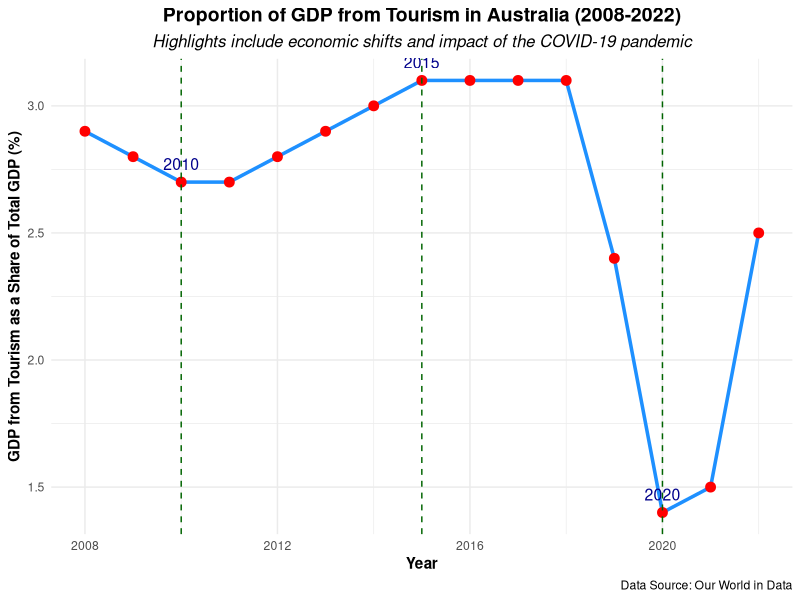

Recreate this plot in R.
## ---- chunk 1
#Loading all the libraries
library(tidyverse)
library(dplyr)
library(kableExtra)
library(ggplot2)

#Load the dataset
tourism <- read_csv("data/tourism-gdp-proportion-of-total-gdp.csv")
## ---- chunk 2
#Filtering the dataset

filtered_data <- tourism %>% 
  filter(Entity == 'Australia')

colnames(filtered_data)

## ---- chunk 3

ggplot(filtered_data, aes(x = Year, y = `GDP from tourism as a share of total GDP`)) +
  # Line and points
  geom_line(color = "dodgerblue", size = 1.2) + 
  geom_point(color = "red", size = 3) +
  
  # Vertical lines for specific years of interest
  geom_vline(xintercept = c(2010, 2015, 2020), linetype = "dashed", color = "darkgreen") +
  
  # Adding labels to the points of interest
  geom_text(aes(label = ifelse(Year %in% c(2010, 2015, 2020), as.character(Year), "")),
            vjust = -1, size = 4, color = "darkblue") +
  
  # Main title and axis titles
  labs(
    title = "Proportion of GDP from Tourism in Australia (2008-2022)",
    subtitle = "Highlights include economic shifts and impact of the COVID-19 pandemic",
    caption = "Data Source: Our World in Data",
    x = "Year",
    y = "GDP from Tourism as a Share of Total GDP (%)"
  ) +
  
  # Customize the theme
  theme_minimal() +
  theme(
    plot.title = element_text(hjust = 0.5, face = "bold", size = 14),
    plot.subtitle = element_text(hjust = 0.5, size = 12, face = "italic"),
    axis.title.x = element_text(face = "bold"),
    axis.title.y = element_text(face = "bold"),
   
  )
